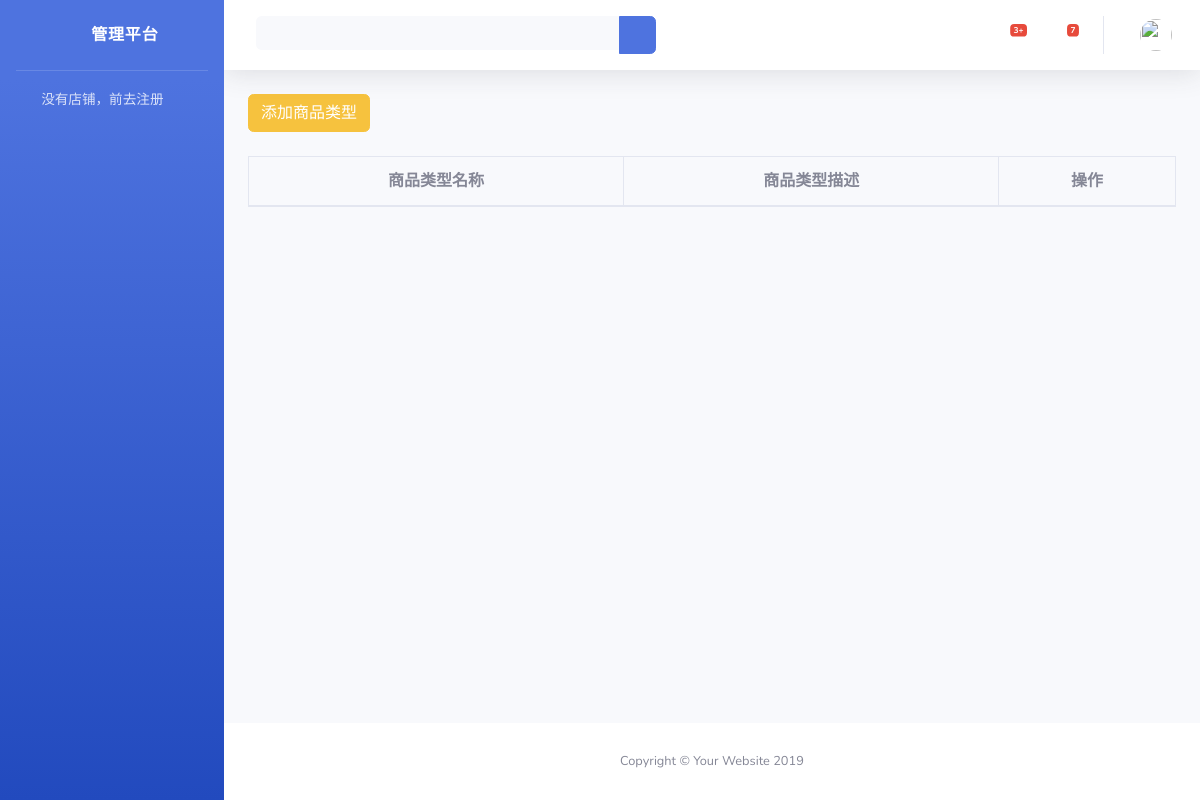
Page /Store/type_goods/ on the earlier database version.
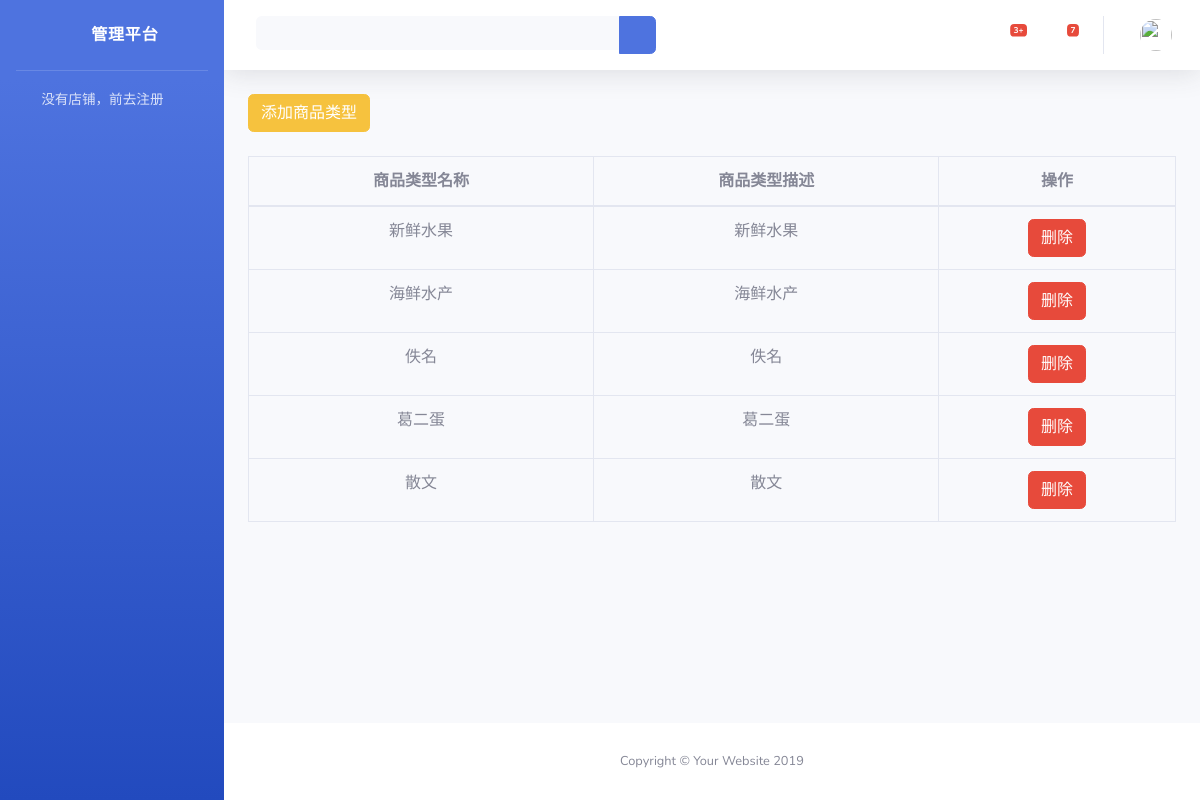
Same page on the later database version.
### Store/models.py (models this page shows)
class GoodsType(models.Model):
    name = models.CharField(max_length=32,verbose_name="商品类型")
    description = models.TextField(verbose_name="商品类型描述")
    picture = models.ImageField(upload_to="buyer/images")
    objects = GoodsTypeManage()

### Store/views.py (the view, shortened to what this page needs)
# urls.py: path('type_goods/', type_goods),
def type_goods(request):
    goods_type_list = GoodsType.objects.all()
    return render(request,"store/type_goods.html",locals())

### Store/templates/store/type_goods.html (shortened to what this page needs)
{% extends "store/base.html" %}
{% block label %}
    <button class="btn btn-warning" data-toggle="modal" data-target="#myModal">添加商品类型</button>
{% endblock %}
{% block content %}
    <table class="table table-bordered">
        <thead>
            <tr>
               <th style="text-align: center;">商品类型名称</th>
               <th style="text-align: center;">商品类型描述</th>
               <th style="text-align: center;">操作</th>
            </tr>
        </thead>
        <tbody>
            {% for goods_type in goods_type_list %}
                <tr>
                    <td style="text-align: center;">{{ goods_type.name }}</td>
                    <td style="text-align: center;">{{ goods_type.description }}</td>
                    <td style="text-align: center;">
                        <a class="btn btn-danger" href="/Store/delete_goods_type/?id={{ goods_type.id }}">删除</a>
                    </td>
                </tr>
            {% endfor %}
        </tbody>
    </table>
{% endblock %}

Differences in the rows shown:
added GoodsType: name "新鲜水果", description "新鲜水果"
added GoodsType: name "海鲜水产", description "海鲜水产"
added GoodsType: name "佚名", description "佚名"
added GoodsType: name "葛二蛋", description "葛二蛋"
added GoodsType: name "散文", description "散文"
